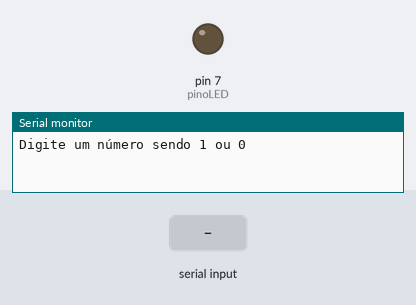
Bench run of a sketch on a simulated Arduino Uno, built with avr-gcc and run on an emulated ATmega328P. Parts: output pins drawn as LEDs (lit = HIGH), the last lines printed to the serial monitor. Inputs (shaded band) come from the test bench.

Above: at 1.2 s.
1.3 s: "1" received over Serial
At 2.6 s:
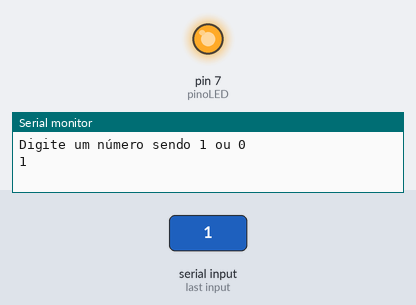
2.9 s: "0" received over Serial
At 3.9 s:
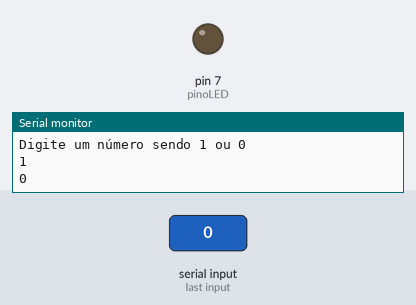
Timing chart, 0 to 5.9 s (numbered marks = the images above; inputs shaded):
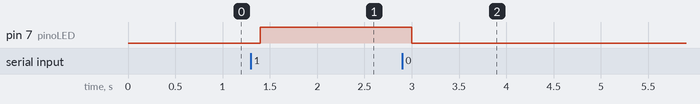

Measured:
- after the input at 1.3 s, pin 7 (pinoLED): LOW → HIGH after 0.10 s
- after the input at 2.9 s, pin 7 (pinoLED): HIGH → LOW after 0.10 s

The sketch:

SLEEPintegration.ino
```cpp
//Variáveis de conexão
const int pinoLED = 7;
char leitura;

void setup() {
  Serial.begin(9600);
  Serial.println("Digite um número sendo 1 ou 0");
  pinMode(pinoLED, OUTPUT);
}

void loop() {
  if (Serial.available()>0){
    leitura = Serial.read();
    //leitura = leitura-48;
    Serial.println(leitura);
    if (leitura == '1'){
      digitalWrite(pinoLED, HIGH);
    }
    if (leitura == '0') {
      digitalWrite(pinoLED, LOW);
    }
  }
    delay(100);
}
```
